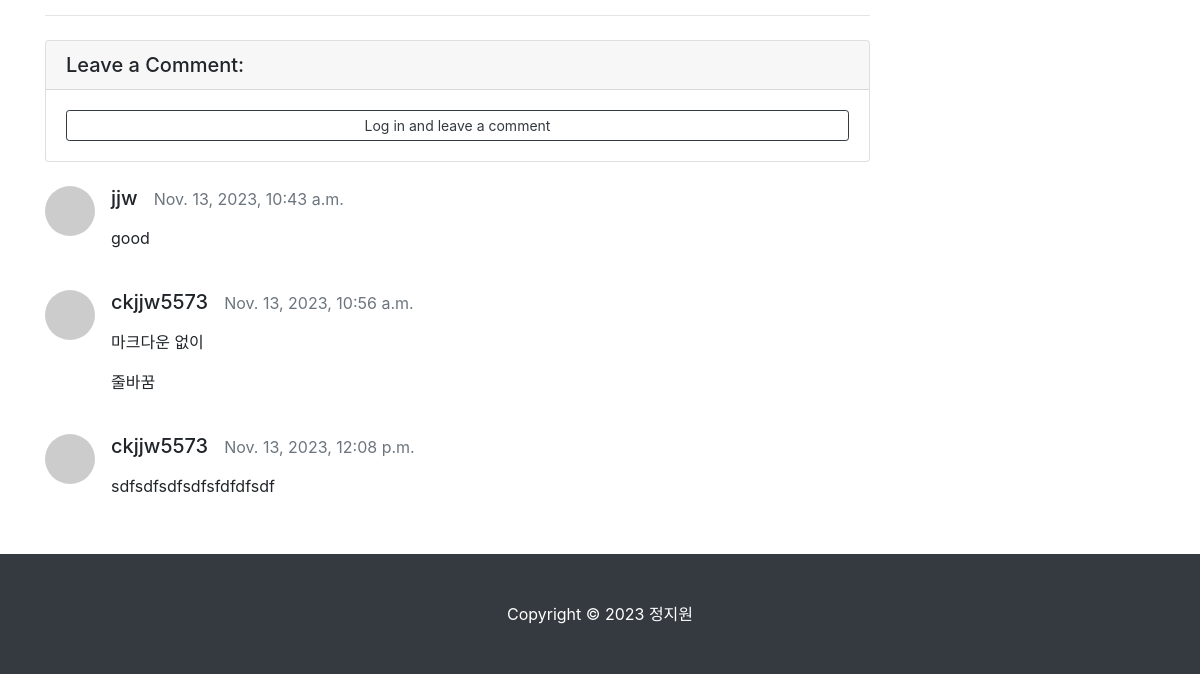
/blog/3/ (lower part), run on an earlier commit of the app's database.
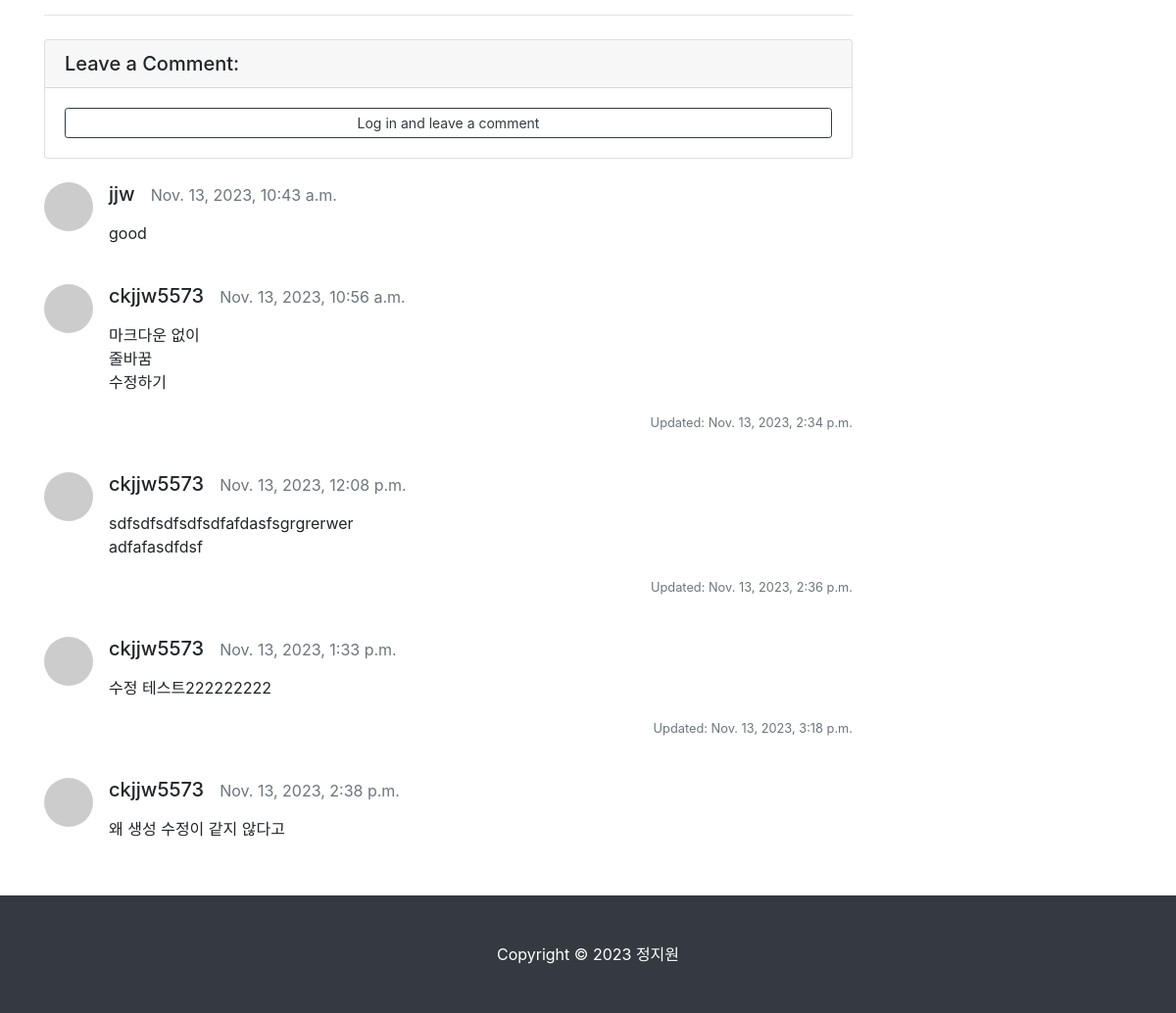
And on a later commit of the database.
### blog/models.py (models this page shows, shortened)
class Comment(models.Model):
    post = models.ForeignKey(Post, on_delete=models.CASCADE)
    author = models.ForeignKey(User, on_delete=models.CASCADE)
    content = models.TextField()
    created_at = models.DateTimeField(auto_now_add=True)
    modified_at = models.DateTimeField(auto_now=True)

### blog/views.py (the view)
# urls.py: path('<int:pk>/', views.PostDetail.as_view()),
class PostDetail(DetailView):
    model = Post
    def get_context_data(self, **kwargs):
        context = super(PostDetail, self).get_context_data()  # 직속 부모 클래스의 메소드를 사용하기 위함
        context['categories'] = Category.objects.all()
        context['no_category_post_count'] = Post.objects.filter(category=None).count()
        context['comment_form'] = CommentForm
        return context

### blog/models.py (called while the page is built)
    def __str__(self):
        return self.name

    def get_absolute_url(self):
        return f'/blog/tag/{self.slug}/'

    def __str__(self):  # 해당 클래스로 만들어진 인스턴트 자체를 출력할 때, 문자열로 설명해주기 위한 메서드이다.
        return self.name

    def get_absolute_url(self):
        return f'/blog/category/{self.slug}/'

    def __str__(self):
        return f'[{self.pk}] {self.title} :: {self.author}'

    def get_file_name(self):
        return os.path.basename(self.file_upload.name)

    def get_content_markdown(self):
        return markdown(self.content)

### blog/templates/blog/post_detail.html (shortened to what this page needs)
{% extends 'blog/base.html' %}
{% load crispy_forms_tags %}
{% block main_area %}
  <div id="post-area">
        {% if post.tags.exists %}
          <br />
          <br />`
        {% endif %}
        <hr>
  </div>
  <div id="comment-area">
        <div class="card my-4">
          <h5 class="card-header">Leave a Comment:</h5>
          <div class="card-body">
            {% if user.is_authenticated %}
            <form id="comment-form" method="POST" action="{{ post.get_absolute_url }}new_comment/">
              {% csrf_token %}
              <div class="form-group">
                {{ comment_form | crispy }}
              </div>
              <button type="submit" class="btn btn-primary">Submit</button>
            </form>
            {% else %}
            <a role="button" class="btn btn-outline-dark btn-block btn-sm" href="#" data-toggle="modal" data-target="#loginModal">Log in and leave a comment</a>
            {% endif %}
          </div>
        </div>
      {% if post.comment_set.exists %}
        {% for comment in post.comment_set.iterator %}
        <div class="media mb-4" id="comment-{{ comment.pk }}">
          <img class="d-flex mr-3 rounded-circle" src="http://placehold.it/50x50" alt="">
          <div class="media-body">
            <h5 class="mt-0">{{ comment.author.username }} &nbsp;&nbsp;<small class="text-muted">{{ comment.created_at }}</small></h5>
            <p>{{ comment.content | linebreaks }}</p>
            {% if comment.created_at.date != comment.modified_at.date or comment.created_at.hour != comment.modified_at.hour or comment.created_at.minute != comment.modified_at.minute or comment.created_at.second != comment.modified_at.second %}
              <p class="text-muted float-right"><small>Updated: {{ comment.modified_at }}</small></p>
            {% endif %}
          </div>
        </div>
        {% endfor %}
      {% endif %}
  </div>
{% endblock %}

What changed in the data, as far as the page shows it:
changed Comment: content "마크다운 없이 줄바꿈" → "마크다운 없이 줄바꿈 수정하기"; modified_at (not shown) → "Nov. 13, 2023, 2:34 p.m."
changed Comment: content "sdfsdfsdfsdfsfdfdfsdf" → "sdfsdfsdfsdfsdfafdasfsgrgrerwer adfafasdfdsf"; modified_at (not shown) → "Nov. 13, 2023, 2:36 p.m."
added Comment: author.username "ckjjw5573", created_at "Nov. 13, 2023, 1:33 p.m.", content "수정 테스트222222222", modified_at "Nov. 13, 2023, 3:18 p.m."
added Comment: author.username "ckjjw5573", created_at "Nov. 13, 2023, 2:38 p.m.", content "왜 생성 수정이 같지 않다고"
